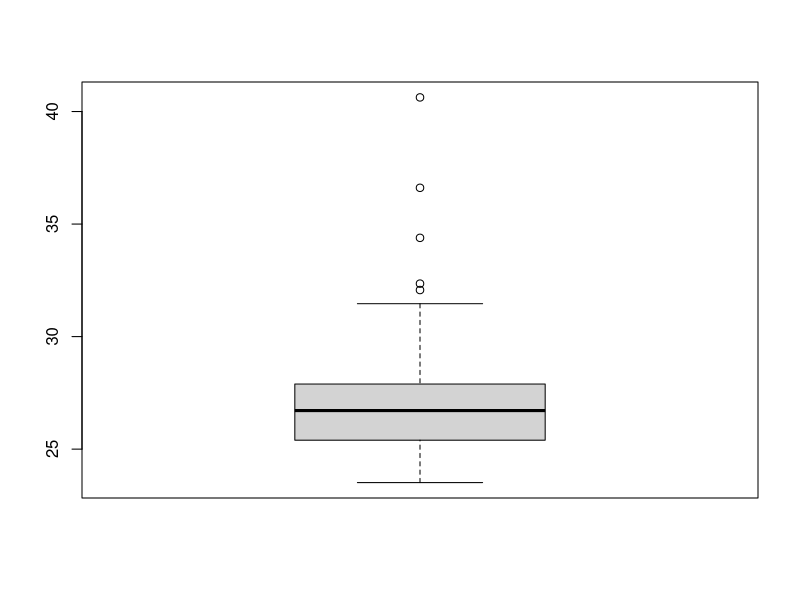

Recreate this plot in R.
## ---- chunk 1
# write your code here
(survey_data = read.csv("data.csv"))

## ---- chunk 2
# write your code here
cat("the dataset has", nrow(survey_data), "rows and ",ncol(survey_data), "columns")

## ---- chunk 3
# write your code here
cat(sum(survey_data["Completed.Program"] == "Master's degree"), "participants have master's degree")

## ---- chunk 4
# write your code here
cat(sum(survey_data["Completed.Program"] == "Bachelor's degree"), "participants have 	Bachelor's degree")
## ---- chunk 5
# write your code here
cat(sum((survey_data["Completed.Program"] == "Bachelor's degree") & (survey_data["Gender"] == "Female")), " female participants have Bachelor's degree")
## ---- chunk 6
# write your code here
( mastar_holder <- subset(survey_data, Completed.Program == "Master's degree"))
(master_holder_gender <- mastar_holder["Gender"])
(master_gender_table = table(master_holder_gender))
(master_prop_tabel = prop.table(master_gender_table))
cat("the percentage of Male participants with master's degree is ",master_prop_tabel["Male"]*100,"%")

## ---- chunk 7
# Assuming survey_data is your data frame and Date.of.Birth is in "day/month/year" format
(formaed_date <- as.Date(survey_data$Date.of.Birth, format = "%d/%m/%Y"))

# Calculate the age
(survey_data$Age <- as.numeric(difftime(Sys.Date(), formaed_date, units = "days")) / 365.25)
#survey_data

## ---- chunk 8
# write your code here
males <- subset(survey_data, Gender=="Male")
prop.table(table(males$Age < 30))[2] * 100

## ---- chunk 9
# Filter rows where "information" is found in the Background column
(
  survey_data[grepl("UR", survey_data$Institution, ignore.case = TRUE) & 
                             grepl("Male", survey_data$Gender, ignore.case = TRUE), ]
)



## ---- chunk 10


survey_data$Age[survey_data$Age < 10] <- NA
mean(survey_data$Age, na.rm = TRUE)

survey_data$Age[is.na(survey_data$Age)]  <- mean(survey_data$Age, na.rm = TRUE)
boxplot(survey_data$Age)
